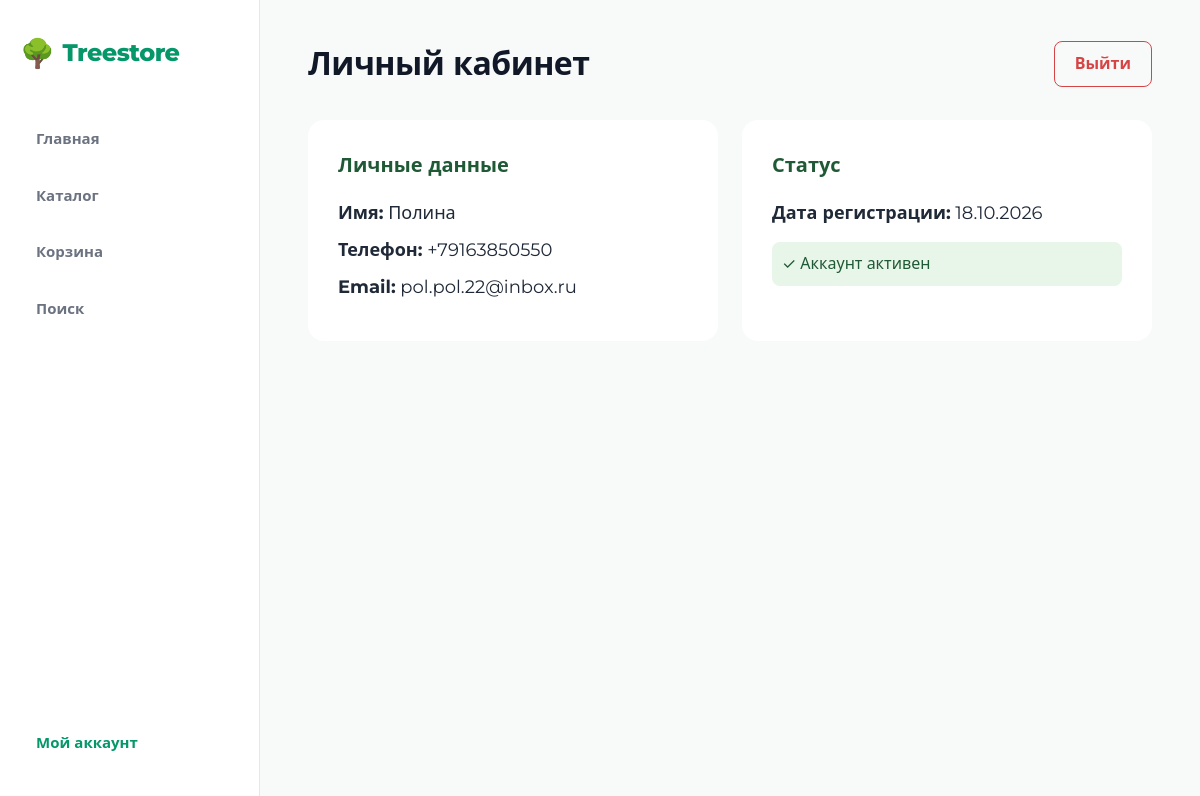
Page /account (signed in) on the earlier database version.
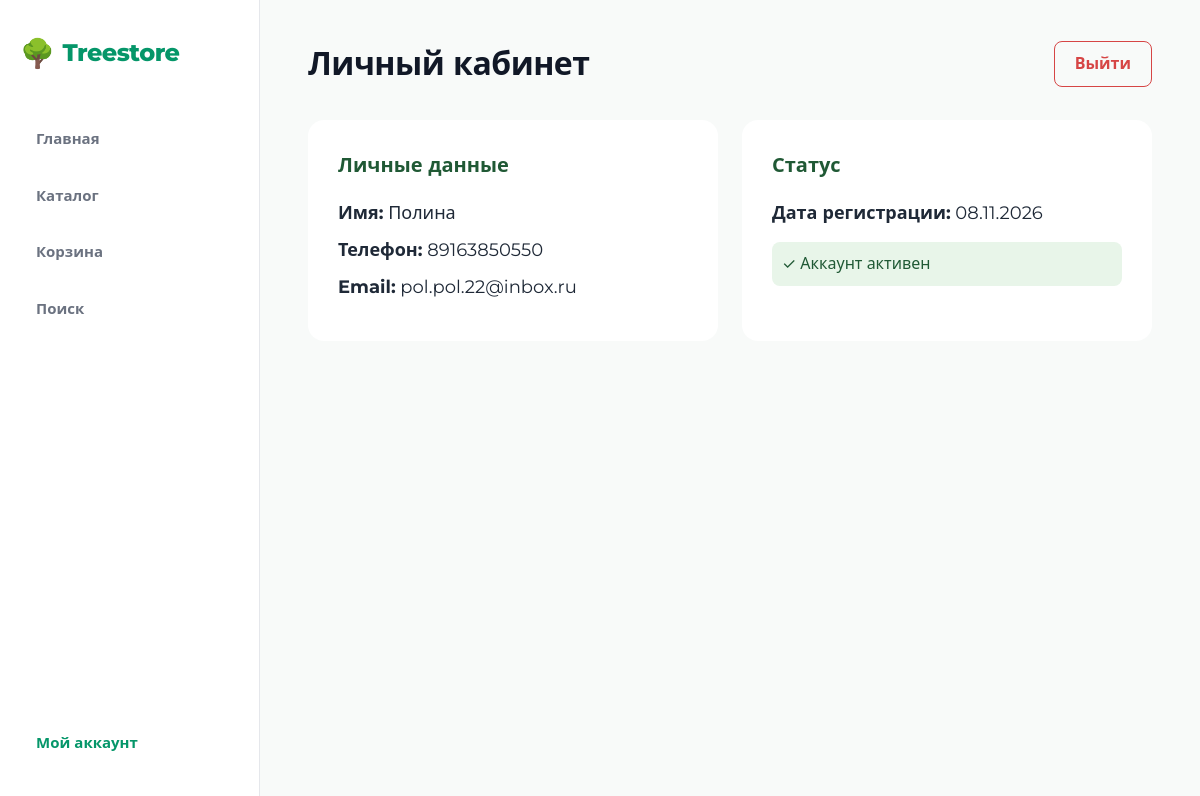
Same page on the later database version.
### models.py (models this page shows)
class Customer(Base):
    __tablename__ = "customers"
    id: Mapped[int] = mapped_column(primary_key=True)
    full_name: Mapped[str] = mapped_column(Text)
    phone: Mapped[str] = mapped_column(Text, unique=True)
    email: Mapped[str | None] = mapped_column(Text, unique=True)
    address: Mapped[str | None] = mapped_column(Text)
    password: Mapped[str] = mapped_column(Text)          # добавлено ALTER'ом
    created_at: Mapped[datetime] = mapped_column(DateTime, server_default=func.now())

### main.py (the view)
@app.get("/account")
def account_page(request: Request, db: Session = Depends(get_db)):
    email = request.cookies.get("user_email")
    if not email:
        return RedirectResponse("/login", status_code=303)
    user = db.query(Customer).filter(Customer.email == email).first()
    return templates.TemplateResponse(request=request, name="account.html",
                                      context={"user": user})

### templates/account.html (shortened to what this page needs)
<!DOCTYPE html>
<html lang="ru">
<head>
    <link rel="stylesheet" href="/static/style1.css">
</head>
<body>
    <div class="app">
        <aside class="sidebar">
            <div class="logo">Treestore</div>
            <nav class="menu">
                <a href="/" class="menu-item">Главная</a>
                <a href="/catalog" class="menu-item">Каталог</a>
                <a href="/cart" class="menu-item">Корзина</a>
                <a href="/search" class="menu-item">Поиск</a>
                <div style="margin-top: auto; border-top: 1px solid rgba(255,255,255,0.1); padding-top: 15px;">
                    <a href="/account" class="menu-item active" style="text-align: center; background: rgba(255,255,255,0.1);">Мой аккаунт</a>
                </div>
            </nav>
        </aside>
        <main class="main">
            <div class="topbar" style="display: flex; justify-content: space-between;">
                <h1>Личный кабинет</h1>
                <a href="/logout" style="color: #d64545; text-decoration: none; font-weight: 600; padding: 10px 20px; border: 1px solid #d64545; border-radius: 8px;">Выйти</a>
            </div>
            <div style="display: grid; grid-template-columns: 1fr 1fr; gap: 24px; margin-top: 20px;">
                <div style="background: #fff; border-radius: 16px; padding: 30px;">
                    <h2 style="color: #205935; margin-bottom: 20px; font-size: 20px;">Личные данные</h2>
                    <p style="font-size: 18px; margin-bottom: 10px;"><b>Имя:</b> {{ user.full_name }}</p>
                    <p style="font-size: 18px; margin-bottom: 10px;"><b>Телефон:</b> {{ user.phone }}</p>
                    <p style="font-size: 18px; margin-bottom: 10px;"><b>Email:</b> {{ user.email }}</p>
                </div>
                <div style="background: #fff; border-radius: 16px; padding: 30px;">
                    <h2 style="color: #205935; margin-bottom: 20px; font-size: 20px;">Статус</h2>
                    <p style="font-size: 18px; margin-bottom: 10px;"><b>Дата регистрации:</b> {{ user.created_at.strftime('%d.%m.%Y') }}</p>
                    <div style="margin-top: 15px; padding: 10px; background: #e8f5e9; border-radius: 8px; color: #205935;">
                        ✓ Аккаунт активен
                    </div>
                </div>
            </div>
        </main>
    </div>
</body>
</html>

Differences in the rows shown:
changed Customer "Полина": phone "+79163850550" → "89163850550"; created_at "18.10.2026" → "08.11.2026"
